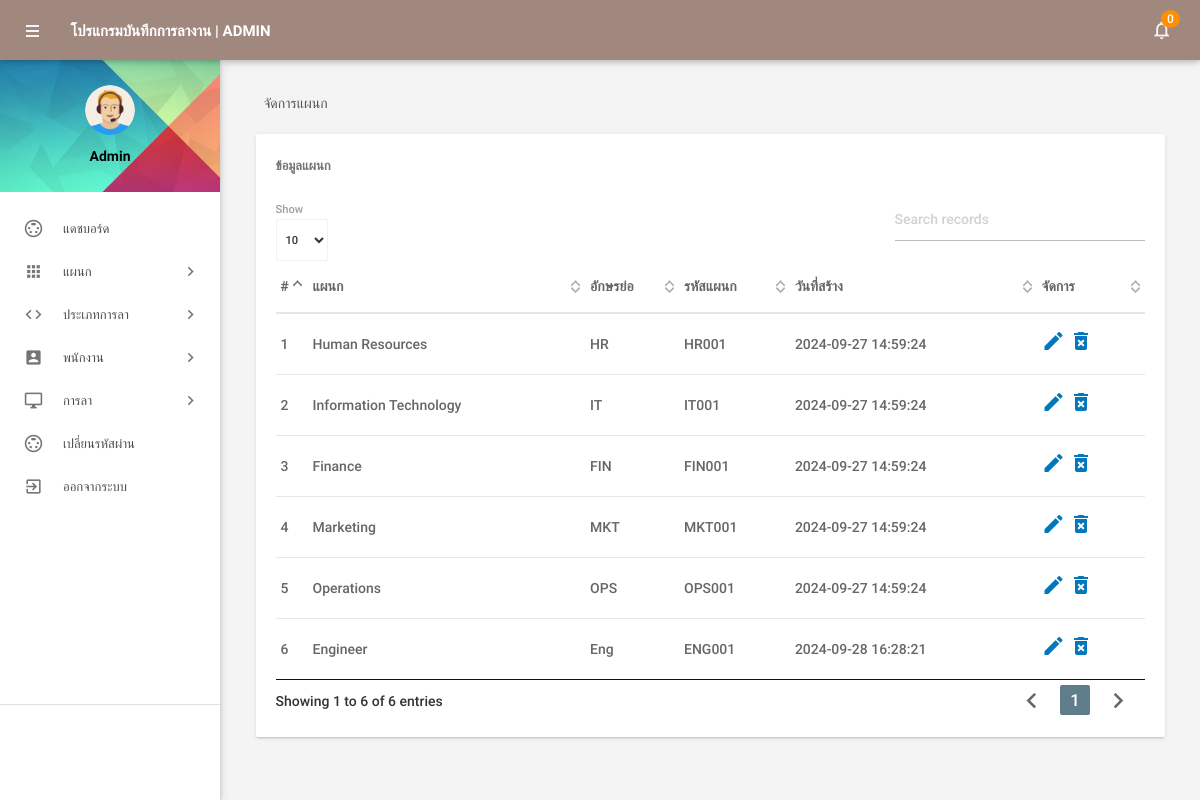
/admin/managedepartments.php (signed in), run on the app's committed database.
### tables this page shows
CREATE TABLE `tbldepartments` (
  `id` int(11) NOT NULL,
  `DepartmentName` varchar(150) DEFAULT NULL,
  `DepartmentShortName` varchar(100) DEFAULT NULL,
  `DepartmentCode` varchar(50) DEFAULT NULL,
  `CreationDate` timestamp NOT NULL DEFAULT current_timestamp()
);

### admin/managedepartments.php (the view, shortened to what this page needs)
<?php
include('includes/config.php');
if (strlen($_SESSION['alogin']) == 0) {
    header('location:index.php');
} else {
?>
    <!DOCTYPE html>
    <html lang="en">
    <head>
        <link type="text/css" rel="stylesheet" href="../assets/plugins/materialize/css/materialize.min.css" />
        <link href="../assets/plugins/material-preloader/css/materialPreloader.min.css" rel="stylesheet">
        <link href="../assets/plugins/datatables/css/jquery.dataTables.min.css" rel="stylesheet">
        <link href="../assets/css/alpha.min.css" rel="stylesheet" type="text/css" />
        <link href="../assets/css/custom.css" rel="stylesheet" type="text/css" />
    </head>
    <body>
        <?php include('includes/header.php'); ?>
        <?php include('includes/sidebar.php'); ?>
        <main class="mn-inner">
            <div class="row">
                <div class="col s12">
                    <div class="page-title">จัดการแผนก</div>
                </div>
                <div class="col s12 m12 l12">
                    <div class="card">
                        <div class="card-content">
                            <span class="card-title">ข้อมูลแผนก</span>
                            <table id="example" class="display responsive-table ">
                                <thead>
                                    <tr>
                                        <th>#</th>
                                        <th>แผนก</th>
                                        <th>อักษรย่อ</th>
                                        <th>รหัสแผนก</th>
                                        <th>วันที่สร้าง</th>
                                        <th>จัดการ</th>
                                    </tr>
                                </thead>
                                <tbody>
                                    <?php $sql = "SELECT * from tbldepartments";
                                    $query = $dbh->prepare($sql);
                                    $query->execute();
                                    $results = $query->fetchAll(PDO::FETCH_OBJ);
                                    $cnt = 1;
                                    if ($query->rowCount() > 0) {
                                        foreach ($results as $result) {               ?>
                                            <tr>
                                                <td> <?php echo htmlentities($cnt); ?></td>
                                                <td><?php echo htmlentities($result->DepartmentName); ?></td>
                                                <td><?php echo htmlentities($result->DepartmentShortName); ?></td>
                                                <td><?php echo htmlentities($result->DepartmentCode); ?></td>
                                                <td><?php echo htmlentities($result->CreationDate); ?></td>
                                                <td><a href="editdepartment.php?deptid=<?php echo htmlentities($result->id); ?>"><i class="material-icons">mode_edit</i></a><a href="managedepartments.php?del=<?php echo htmlentities($result->id); ?>" onclick="return confirm('Do you want to delete');"> <i class="material-icons">delete_forever</i></a></td>
                                            </tr>
                                    <?php $cnt++;
                                        }
                                    } ?>
                                </tbody>
                            </table>
                        </div>
                    </div>
                </div>
            </div>
        </main>
        </div>
        <div class="left-sidebar-hover"></div>
    </body>
    </html>
<?php } ?>

### admin/includes/header.php (shortened to what this page needs)
<div class="mn-content fixed-sidebar">
    <header class="mn-header navbar-fixed">
        <nav class="brown lighten-2">
            <div class="nav-wrapper row">
                <section class="material-design-hamburger navigation-toggle">
                    <a href="#" data-activates="slide-out" class="button-collapse show-on-large material-design-hamburger__icon">
                        <span class="material-design-hamburger__layer"></span>
                    </a>
                </section>
                <div class="header-title col s3">
                    <span class="chapter-title">โปรแกรมบันทึกการลางาน | Admin</span>
                </div>
                <ul class="right col s9 m3 nav-right-menu">
                    <li class="hide-on-small-and-down"><a href="javascript:void(0)" data-activates="dropdown1" class="dropdown-button dropdown-right show-on-large"><i class="material-icons">notifications_none</i>
                            <?php
                            $isread = 0;
                            $sql = "SELECT id from tblleaves where IsRead=:isread";
                            $query = $dbh->prepare($sql);
                            $query->bindParam(':isread', $isread, PDO::PARAM_STR);
                            $query->execute();
                            $unreadcount = $query->rowCount(); ?>
                            <span class="badge"><?php echo htmlentities($unreadcount); ?></span></a></li>
                </ul>
            </div>
        </nav>
    </header>

### admin/includes/sidebar.php (shortened to what this page needs)
<aside id="slide-out" class="side-nav white fixed">
    <div class="side-nav-wrapper">
        <div class="sidebar-profile center">
            <div class="sidebar-profile-image">
                <img src="../assets/images/profile-image.png" class="circle" alt="">
            </div>
            <div class="sidebar-profile-info">
                <p>Admin</p>
            </div>
        </div>
        <ul class="sidebar-menu collapsible collapsible-accordion" data-collapsible="accordion">
            <li class="no-padding"><a class="waves-effect waves-grey" href="dashboard.php"><i class="material-icons">settings_input_svideo</i>แดชบอร์ด</a></li>
            <li class="no-padding">
                <a class="collapsible-header waves-effect waves-grey"><i class="material-icons">apps</i>แผนก<i class="nav-drop-icon material-icons">keyboard_arrow_right</i></a>
            </li>
            <li class="no-padding">
                <a class="collapsible-header waves-effect waves-grey"><i class="material-icons">code</i>ประเภทการลา<i class="nav-drop-icon material-icons">keyboard_arrow_right</i></a>
            </li>
            <li class="no-padding">
                <a class="collapsible-header waves-effect waves-grey"><i class="material-icons">account_box</i>พนักงาน<i class="nav-drop-icon material-icons">keyboard_arrow_right</i></a>
            </li>
            <li class="no-padding">
                <a class="collapsible-header waves-effect waves-grey"><i class="material-icons">desktop_windows</i>การลา<i class="nav-drop-icon material-icons">keyboard_arrow_right</i></a>
            </li>
            <li class="no-padding"><a class="waves-effect waves-grey" href="changepassword.php"><i class="material-icons">settings_input_svideo</i>เปลี่ยนรหัสผ่าน</a></li>
            <li class="no-padding">
                <a class="waves-effect waves-grey" href="logout.php"><i class="material-icons">exit_to_app</i>ออกจากระบบ</a>
            </li>
        </ul>
        <div class="footer">
        </div>
    </div>
</aside>

### assets/css/custom.css (style rules this page uses)
.center { text-align: center !important; }

### data on the page
tbldepartments: DepartmentName "Human Resources", DepartmentShortName "HR", DepartmentCode "HR001", CreationDate "2024-09-27 14:59:24"
tbldepartments: DepartmentName "Information Technology", DepartmentShortName "IT", DepartmentCode "IT001", CreationDate "2024-09-27 14:59:24"
tbldepartments: DepartmentName "Finance", DepartmentShortName "FIN", DepartmentCode "FIN001", CreationDate "2024-09-27 14:59:24"
tbldepartments: DepartmentName "Marketing", DepartmentShortName "MKT", DepartmentCode "MKT001", CreationDate "2024-09-27 14:59:24"
tbldepartments: DepartmentName "Operations", DepartmentShortName "OPS", DepartmentCode "OPS001", CreationDate "2024-09-27 14:59:24"
tbldepartments: DepartmentName "Engineer", DepartmentShortName "Eng", DepartmentCode "ENG001", CreationDate "2024-09-28 16:28:21"

### other printed values
$unreadcount "0"
